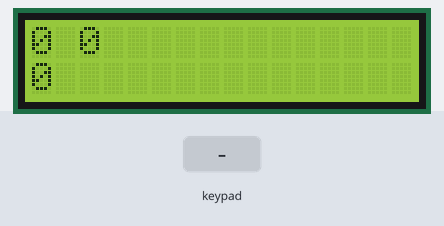
This sketch was run on a simulated Arduino Uno, built with avr-gcc and run on an emulated ATmega328P. Shown: 16×2 character LCD. The inputs (shaded band) are chosen by the test bench.

Above: at 3.2 s.
3.3 s: keypad keys 0 1 2 3 A pressed 0.4 s apart
At 6.4 s:
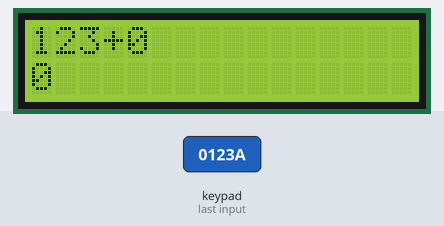
6.8 s: key 'C' pressed
At 7.9 s:
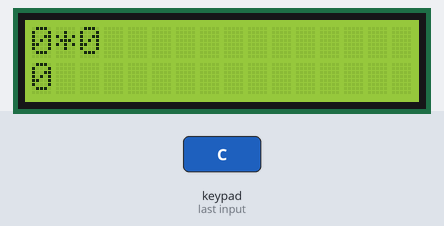
8.4 s: key '#' pressed
At 9.2 s:
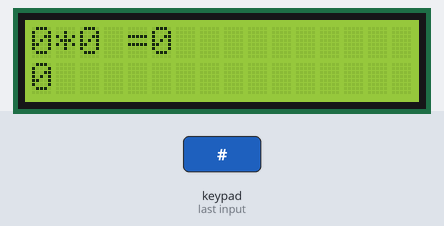
9.9 s: keypad keys 0 1 2 3 D pressed 0.4 s apart
At 12.8 s:
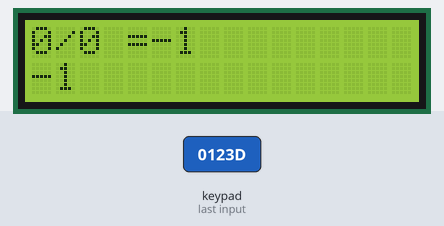
13.4 s: key 'A' pressed
At 14.3 s:
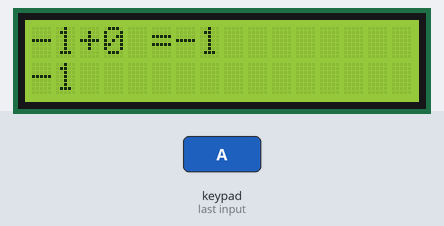
15.0 s: key 'B' pressed
Timing chart, 0 to 17.6 s (numbered marks = the images above; inputs shaded):
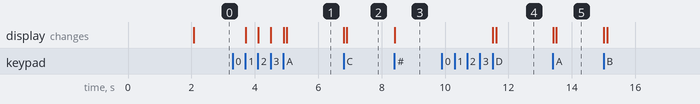

Measured:
- after the input at 3.3 s, the display: first changes after 0.41 s (image 1 shows a later state)
- after the input at 6.8 s, the display: first changes at once (image 2 shows a later state)
- after the input at 8.4 s, the display: changes at once (image 3)
- after the input at 9.9 s, the display: first changes after 1.6 s (image 4 shows a later state)
- after the input at 13.4 s, the display: first changes at once (image 5 shows a later state)

The sketch:

basic_calculator1.ino
```cpp
#include <Keypad.h>

#include <LiquidCrystal.h> //library for 16*2 lcd

const byte ROWS = 4;
const byte COLS = 4;


char keys[ROWS][COLS] = {

  {'1','2','3','A'},

  {'4','5','6','B'},

  {'7','8','9','C'},

  {'*','0','#','D'}

};

byte rowPins[ROWS] = { 0, 1, 2, 3 };
byte colPins[COLS] = { 4, 5, 6, 7 };

Keypad kpd = Keypad( makeKeymap(keys), rowPins, colPins, ROWS, COLS );

const int rs = 8, en = 9, d4 = 10, d5 = 11, d6 = 12, d7 = 13;
LiquidCrystal lcd(rs, en, d4, d5, d6, d7);

 long Num1,Num2,Number;
 char key,action;
 boolean result = false;

void setup() {
  lcd.begin(16, 2);
  lcd.print("Basic Calculator");
  lcd.setCursor(0, 1);
  lcd.print("Team Project");

   delay(2000);
    lcd.clear();
}

void loop() {

key = kpd.getKey();

if (key!=NO_KEY)
DetectButtons();//detect key funbtion calling

if (result==true)
CalculateResult();//calculate result function calling

DisplayResult();  //display result function calling
}

void DetectButtons()
{
     lcd.clear();
    if (key=='*')
    {Serial.println ("Button Cancel"); Number=Num1=Num2=0; result=false;}

     if (key == '1')
    {Serial.println ("Button 1");
    if (Number==0)
    Number=1;
    else
    Number = (Number*10) + 1;
    }

     if (key == '4')
    {Serial.println ("Button 4");
    if (Number==0)
    Number=4;
    else
    Number = (Number*10) + 4;
    }

     if (key == '7')
     {Serial.println ("Button 7");
    if (Number==0)
    Number=7;
    else
    Number = (Number*10) + 7;
    }


    if (key == '0')
    {Serial.println ("Button 0");
    if (Number==0)
    Number=0;
    else
    Number = (Number*10) + 0;
    }

     if (key == '2')
    {Serial.println ("Button 2");
     if (Number==0)
    Number=2;
    else
    Number = (Number*10) + 2;
    }

     if (key == '5')
    {Serial.println ("Button 5");
     if (Number==0)
    Number=5;
    else
    Number = (Number*10) + 5;
    }

     if (key == '8')
    {Serial.println ("Button 8");
     if (Number==0)
    Number=8;
    else
    Number = (Number*10) + 8;
    }


    if (key == '#')
    {Serial.println ("Button Equal");
    Num2=Number;
    result = true;
    }

     if (key == '3')
    {Serial.println ("Button 3");
     if (Number==0)
    Number=3;
    else
    Number = (Number*10) + 3;
    }

     if (key == '6')
    {Serial.println ("Button 6");
    if (Number==0)
    Number=6;
    else
    Number = (Number*10) + 6;
    }

     if (key == '9')
    {Serial.println ("Button 9");
    if (Number==0)
    Number=9;
    else
    Number = (Number*10) + 9;
    }

      if (key == 'A' || key == 'B' || key == 'C' || key == 'D')
  {
    Num1 = Number;
    Number =0;
    if (key == 'A')
    {Serial.println ("Addition"); action = '+';}
     if (key == 'B')
    {Serial.println ("Subtraction"); action = '-'; }
     if (key == 'C')
    {Serial.println ("Multiplication"); action = '*';}
     if (key == 'D')
    {Serial.println ("Devesion"); action = '/';}

    delay(100);
  }

}

void CalculateResult()
{
  if (action=='+')
    Number = Num1+Num2;

  if (action=='-')
    Number = Num1-Num2;

  if (action=='*')
    Number = Num1*Num2;

  if (action=='/')
    Number = Num1/Num2;
}

void DisplayResult()
{
  lcd.setCursor(0, 0);
  lcd.print(Num1); lcd.print(action); lcd.print(Num2);

  if (result==true)
  {lcd.print(" ="); lcd.print(Number);}

  lcd.setCursor(0, 1);
  lcd.print(Number);
}
```
